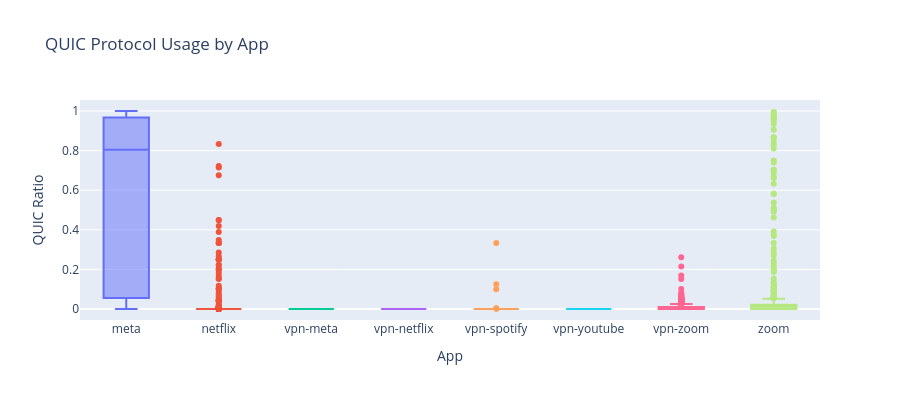

Source (notebook cell):
### Code cell
# 3.2 — QUIC ratio per app (great discriminator)
if 'quic_ratio' in df.columns:
    fig = px.box(df, x='app', y='quic_ratio', color='app',
                 title='QUIC Protocol Usage by App',
                 labels={'quic_ratio': 'QUIC Ratio', 'app': 'App'})
    fig.update_layout(height=400, showlegend=False)
    fig.show()

### Figure 1 — Plotly figure (JSON) as saved in the notebook; plotly's stock layout.template omitted (floating-point values rounded to 4 significant figures; data arrays with more than 128 entries replaced by an {"elided": "..."} marker saying what was removed)
{"data": [{"alignmentgroup": "True", "hovertemplate": "App=%{x}<br>QUIC Ratio=%{y}<extra></extra>", "legendgroup": "meta", "marker": {"color": "#636efa"}, "name": "meta", "notched": false, "offsetgroup": "meta", "orientation": "v", "showlegend": true, "type": "box", "x": {"elided": "787 str values"}, "x0": " ", "xaxis": "x", "y": {"elided": "787 float values"}, "y0": " ", "yaxis": "y"}, {"alignmentgroup": "True", "hovertemplate": "App=%{x}<br>QUIC Ratio=%{y}<extra></extra>", "legendgroup": "netflix", "marker": {"color": "#EF553B"}, "name": "netflix", "notched": false, "offsetgroup": "netflix", "orientation": "v", "showlegend": true, "type": "box", "x": {"elided": "708 str values"}, "x0": " ", "xaxis": "x", "y": {"elided": "708 float values"}, "y0": " ", "yaxis": "y"}, {"alignmentgroup": "True", "hovertemplate": "App=%{x}<br>QUIC Ratio=%{y}<extra></extra>", "legendgroup": "vpn-meta", "marker": {"color": "#00cc96"}, "name": "vpn-meta", "notched": false, "offsetgroup": "vpn-meta", "orientation": "v", "showlegend": true, "type": "box", "x": {"elided": "798 str values"}, "x0": " ", "xaxis": "x", "y": {"elided": "798 int values"}, "y0": " ", "yaxis": "y"}, {"alignmentgroup": "True", "hovertemplate": "App=%{x}<br>QUIC Ratio=%{y}<extra></extra>", "legendgroup": "vpn-netflix", "marker": {"color": "#ab63fa"}, "name": "vpn-netflix", "notched": false, "offsetgroup": "vpn-netflix", "orientation": "v", "showlegend": true, "type": "box", "x": {"elided": "701 str values"}, "x0": " ", "xaxis": "x", "y": {"elided": "701 int values"}, "y0": " ", "yaxis": "y"}, {"alignmentgroup": "True", "hovertemplate": "App=%{x}<br>QUIC Ratio=%{y}<extra></extra>", "legendgroup": "vpn-spotify", "marker": {"color": "#FFA15A"}, "name": "vpn-spotify", "notched": false, "offsetgroup": "vpn-spotify", "orientation": "v", "showlegend": true, "type": "box", "x": {"elided": "710 str values"}, "x0": " ", "xaxis": "x", "y": {"elided": "710 float values"}, "y0": " ", "yaxis": "y"}, {"alignmentgroup": "True", "hovertemplate": "App=%{x}<br>QUIC Ratio=%{y}<extra></extra>", "legendgroup": "vpn-youtube", "marker": {"color": "#19d3f3"}, "name": "vpn-youtube", "notched": false, "offsetgroup": "vpn-youtube", "orientation": "v", "showlegend": true, "type": "box", "x": {"elided": "797 str values"}, "x0": " ", "xaxis": "x", "y": {"elided": "797 int values"}, "y0": " ", "yaxis": "y"}, {"alignmentgroup": "True", "hovertemplate": "App=%{x}<br>QUIC Ratio=%{y}<extra></extra>", "legendgroup": "vpn-zoom", "marker": {"color": "#FF6692"}, "name": "vpn-zoom", "notched": false, "offsetgroup": "vpn-zoom", "orientation": "v", "showlegend": true, "type": "box", "x": {"elided": "798 str values"}, "x0": " ", "xaxis": "x", "y": {"elided": "798 float values"}, "y0": " ", "yaxis": "y"}, {"alignmentgroup": "True", "hovertemplate": "App=%{x}<br>QUIC Ratio=%{y}<extra></extra>", "legendgroup": "zoom", "marker": {"color": "#B6E880"}, "name": "zoom", "notched": false, "offsetgroup": "zoom", "orientation": "v", "showlegend": true, "type": "box", "x": {"elided": "799 str values"}, "x0": " ", "xaxis": "x", "y": {"elided": "799 float values"}, "y0": " ", "yaxis": "y"}], "layout": {"boxmode": "overlay", "height": 400, "legend": {"title": {"text": "App"}, "tracegroupgap": 0}, "showlegend": false, "title": {"text": "QUIC Protocol Usage by App"}, "xaxis": {"anchor": "y", "categoryarray": ["meta", "netflix", "vpn-meta", "vpn-netflix", "vpn-spotify", "vpn-youtube", "vpn-zoom", "zoom"], "categoryorder": "array", "domain": [0, 1], "title": {"text": "App"}}, "yaxis": {"anchor": "x", "domain": [0, 1], "title": {"text": "QUIC Ratio"}}}}
